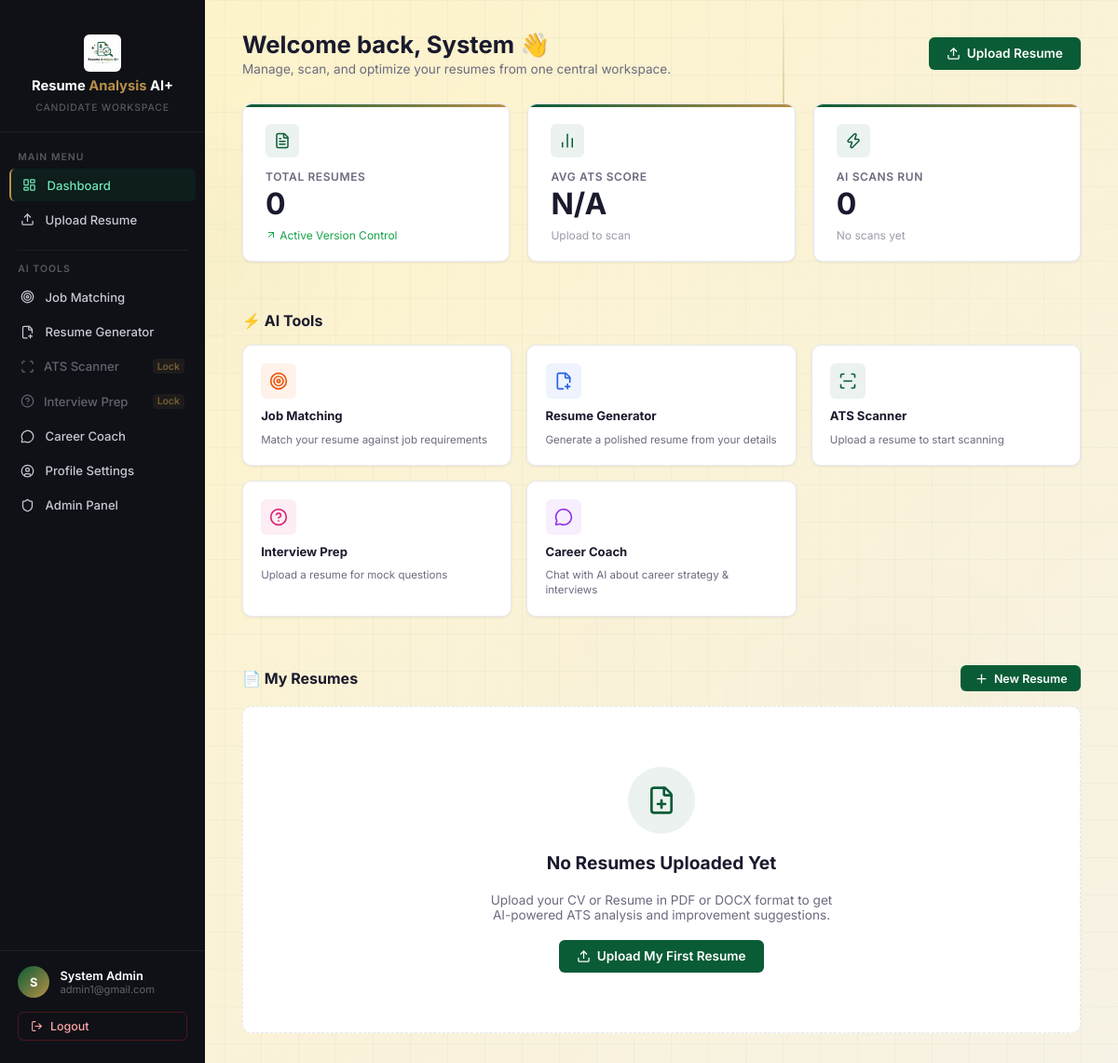
Page /dashboard/ (signed in) on the committed database.
### accounts/models.py (models this page shows, shortened)
class CustomUser(AbstractUser):
    username = None
    email = models.EmailField(_('email address'), unique=True)
    profile_image = models.ImageField(upload_to='profile_images/', null=True, blank=True)
    USERNAME_FIELD = 'email'
    REQUIRED_FIELDS = []
    objects = CustomUserManager()

### accounts/views.py (the view)
# urls.py: path('dashboard/', views.dashboard, name='dashboard'),
@login_required
def dashboard(request):
    from ai_engine.models import ATSFeedback
    from django.db.models import Avg
    resumes = Resume.objects.filter(user=request.user)
    avg_data = ATSFeedback.objects.filter(resume__user=request.user).aggregate(avg=Avg('score'))
    avg_ats  = avg_data['avg']
    avg_ats_score = f"{round(avg_ats)}%" if avg_ats else "N/A"
    total_scans = ATSFeedback.objects.filter(resume__user=request.user).count()
    context = {
        'resumes':        resumes,
        'avg_ats_score':  avg_ats_score,
        'total_scans':    total_scans,
    }
    return render(request, 'dashboard.html', context)

### accounts/context_processors.py (called while the page is built)
def maintenance_mode_status(request):
    return {
        'maintenance_mode': cache.get('admin_maintenance_mode', False)
    }

### templates/dashboard.html (shortened to what this page needs)
{% extends 'base_dashboard.html' %}
{% load static %}
{% block nav_dashboard %}active{% endblock %}
{% block content %}
    <div class="page-header">
        <div>
            <h1>Welcome back, {{ user.first_name|default:"Candidate" }} 👋</h1>
            <p>Manage, scan, and optimize your resumes from one central workspace.</p>
        </div>
        <a href="{% url 'upload_resume' %}" class="btn-upload">
            <i data-lucide="upload"></i> Upload Resume
        </a>
    </div>
    <div class="stats-row">
        <div class="stat-card">
            <div class="stat-icon icon-green"><i data-lucide="file-text"></i></div>
            <div class="label">Total Resumes</div>
            <div class="value">{{ resumes|length|default:"0" }}</div>
            <div class="trend">
                <i data-lucide="arrow-up-right"></i> Active Version Control
            </div>
        </div>
        <div class="stat-card">
            <div class="stat-icon icon-gold"><i data-lucide="bar-chart-2"></i></div>
            <div class="label">Avg ATS Score</div>
            <div class="value">{% if resumes %}{{ avg_ats_score|default:"–" }}{% else %}N/A{% endif %}</div>
            <div class="trend {% if not resumes %}neutral{% endif %}">
                {% if resumes %}<i data-lucide="trending-up"></i> Keyword Compliant{% else %}Upload to scan{% endif %}
            </div>
        </div>
        <div class="stat-card">
            <div class="stat-icon icon-blue"><i data-lucide="zap"></i></div>
            <div class="label">AI Scans Run</div>
            <div class="value">{{ total_scans|default:"0" }}</div>
            <div class="trend {% if not total_scans %}neutral{% endif %}">
                {% if total_scans %}<i data-lucide="activity"></i> Total operations{% else %}No scans yet{% endif %}
            </div>
        </div>
    </div>
    <div>
        <div class="section-header">
            <h2>⚡ AI Tools</h2>
        </div>
        <div class="tools-grid">
            <a href="{% url 'job_matching' %}" class="tool-card">
                <div class="tool-icon icon-orange"><i data-lucide="target"></i></div>
                <div class="tool-name">Job Matching</div>
                <div class="tool-desc">Match your resume against job requirements</div>
            </a>
            <a href="{% url 'resume_generator' %}" class="tool-card">
                <div class="tool-icon icon-blue"><i data-lucide="file-plus-2"></i></div>
                <div class="tool-name">Resume Generator</div>
                <div class="tool-desc">Generate a polished resume from your details</div>
            </a>
            {% for resume in resumes|slice:":1" %}
            <a href="{% url 'ats_scan' resume.pk %}" class="tool-card">
                <div class="tool-icon icon-green"><i data-lucide="scan-line"></i></div>
                <div class="tool-name">ATS Scanner</div>
                <div class="tool-desc">Check keyword match against any job description</div>
            </a>
            <a href="{% url 'interview_prep' resume.pk %}" class="tool-card">
                <div class="tool-icon icon-pink"><i data-lucide="help-circle"></i></div>
                <div class="tool-name">Interview Prep</div>
                <div class="tool-desc">Prepare for interviews with AI-tailored questions</div>
            </a>
            {% empty %}
            <a href="{% url 'upload_resume' %}" class="tool-card">
                <div class="tool-icon icon-green"><i data-lucide="scan-line"></i></div>
                <div class="tool-name">ATS Scanner</div>
                <div class="tool-desc">Upload a resume to start scanning</div>
            </a>
            <a href="{% url 'upload_resume' %}" class="tool-card">
                <div class="tool-icon icon-pink"><i data-lucide="help-circle"></i></div>
                <div class="tool-name">Interview Prep</div>
                <div class="tool-desc">Upload a resume for mock questions</div>
            </a>
            {% endfor %}
            <a href="{% url 'career_coach' %}" class="tool-card">
                <div class="tool-icon icon-purple"><i data-lucide="message-circle"></i></div>
                <div class="tool-name">Career Coach</div>
                <div class="tool-desc">Chat with AI about career strategy & interviews</div>
            </a>
        </div>
    </div>
    <div>
        <div class="section-header">
            <h2>📄 My Resumes</h2>
            <a href="{% url 'upload_resume' %}" class="btn-upload" style="padding:0.4rem 0.9rem; font-size:0.78rem;">
                <i data-lucide="plus"></i> New Resume
            </a>
        </div>
        {% if resumes %}
        <div class="resume-grid">
            {% for resume in resumes %}
            <div class="resume-card">
                <div class="resume-card-top">
                    <div class="resume-file-icon"><i data-lucide="file-text"></i></div>
                    <div style="flex:1;">
                        <div class="resume-title">{{ resume.title }}</div>
                        <div class="resume-meta">
                            <i data-lucide="clock"></i> Updated {{ resume.updated_at|timesince }} ago
                        </div>
                        <div style="margin-top:0.4rem;">
                            <span class="version-badge">
                                <i data-lucide="layers" style="width:10px;height:10px;"></i> v{{ resume.current_version }}
                            </span>
                        </div>
                    </div>
                    <div class="ats-score-badge">
                        {{ resume.ats_score|default:"–" }}
                        <span class="ats-label">ATS</span>
                    </div>
                </div>
                <div class="resume-card-footer">
                    <a href="{% url 'resume_detail' resume.pk %}" class="btn-sm btn-outline">
                        <i data-lucide="eye"></i> View
                    </a>
                    <a href="{% url 'ats_scan' resume.pk %}" class="btn-sm btn-primary-sm">
                        <i data-lucide="scan-line"></i> ATS Scan
                    </a>
                    <a href="{% url 'job_matching' %}" class="btn-sm btn-outline">
                        <i data-lucide="target"></i> Match Job
                    </a>
                </div>
            </div>
            {% endfor %}
        </div>
        {% else %}
        <div class="empty-state">
            <div class="empty-icon"><i data-lucide="file-plus"></i></div>
            <h3>No Resumes Uploaded Yet</h3>
            <p>Upload your CV or Resume in PDF or DOCX format to get AI-powered ATS analysis and improvement suggestions.</p>
            <a href="{% url 'upload_resume' %}" class="btn-upload">
                <i data-lucide="upload"></i> Upload My First Resume
            </a>
        </div>
        {% endif %}
    </div>
{% endblock %}

### templates/base_dashboard.html (shortened to what this page needs)
{% load static %}
<!doctype html>
<html lang="en">
  <head>
  </head>
  <body>
    {% include 'background_animation.html' %}
    <aside class="sidebar" id="sidebar">
      <div
        class="sidebar-brand"
        style="
          display: flex;
          flex-direction: column;
          align-items: center;
          text-align: center;
          gap: 0.4rem;
          padding: 0.8rem 1.2rem 1.2rem;
        "
      >
        <a
          href="{% url 'dashboard' %}"
          style="
            display: flex;
            flex-direction: column;
            align-items: center;
            gap: 0.4rem;
            text-decoration: none;
          "
        >
          <img
            src="{% static 'logo.png' %}"
            alt="Logo"
            style="max-height: 40px; width: auto; border-radius: 6px"
          />
          <span style="font-size: 0.92rem; font-weight: 700; color: #fff"
            >Resume
            <span style="color: var(--secondary)">Analysis</span> AI+</span
          >
        </a>
        <p
          class="sub"
          style="
            margin-top: 0.1rem;
            font-size: 0.65rem;
            color: rgba(255, 255, 255, 0.3);
            text-transform: uppercase;
            letter-spacing: 0.08em;
            font-weight: 500;
          "
        >
          Candidate Workspace
        </p>
      </div>
      <p class="sidebar-section-label">Main Menu</p>
      <ul class="sidebar-nav">
        <li>
          <a
            href="{% url 'dashboard' %}"
            class="{% block nav_dashboard %}{% endblock %}"
          >
            <i data-lucide="layout-dashboard"></i> Dashboard
          </a>
        </li>
        <li>
          <a
            href="{% url 'upload_resume' %}"
            class="{% block nav_upload %}{% endblock %}"
          >
            <i data-lucide="upload"></i> Upload Resume
          </a>
        </li>
      </ul>
      <div class="sidebar-divider"></div>
      <p class="sidebar-section-label">AI Tools</p>
      <ul class="sidebar-nav">
        <li>
          <a
            href="{% url 'job_matching' %}"
            class="{% block nav_job_matching %}{% endblock %}"
          >
            <i data-lucide="target"></i> Job Matching
          </a>
        </li>
        <li>
          <a
            href="{% url 'resume_generator' %}"
            class="{% block nav_resume_generator %}{% endblock %}"
          >
            <i data-lucide="file-plus-2"></i> Resume Generator
          </a>
        </li>
        {% with latest_resume=request.user.resumes.first %} {% if latest_resume %}
        <li>
          <a
            href="{% url 'ats_scan' latest_resume.id %}"
            class="{% block nav_ats_scan %}{% endblock %}"
          >
            <i data-lucide="scan"></i> ATS Scanner
          </a>
        </li>
        <li>
          <a
            href="{% url 'interview_prep' latest_resume.id %}"
            class="{% block nav_interview_prep %}{% endblock %}"
          >
            <i data-lucide="help-circle"></i> Interview Prep
          </a>
        </li>
        {% else %}
        <li>
          <a
            href="{% url 'upload_resume' %}"
            class="disabled-link"
            title="Upload a resume first to scan"
            style="
              opacity: 0.6;
              display: flex;
              align-items: center;
              gap: 0.6rem;
              padding: 0.6rem 0.8rem;
              border-radius: var(--radius-sm);
              font-size: 0.82rem;
              color: var(--text-muted);
              text-decoration: none;
            "
          >
            <i data-lucide="scan"></i> ATS Scanner
            <span
              style="
                font-size: 0.65rem;
                background: rgba(184, 144, 71, 0.15);
                color: var(--secondary);
                padding: 0.1rem 0.3rem;
                border-radius: 4px;
                margin-left: auto;
                font-weight: 600;
              "
              >Lock</span
            >
          </a>
        </li>
        <li>
          <a
            href="{% url 'upload_resume' %}"
            class="disabled-link"
            title="Upload a resume first for interview prep"
            style="
              opacity: 0.6;
              display: flex;
              align-items: center;
              gap: 0.6rem;
              padding: 0.6rem 0.8rem;
              border-radius: var(--radius-sm);
              font-size: 0.82rem;
              color: var(--text-muted);
              text-decoration: none;
            "
          >
            <i data-lucide="help-circle"></i> Interview Prep
            <span
              style="
                font-size: 0.65rem;
                background: rgba(184, 144, 71, 0.15);
                color: var(--secondary);
                padding: 0.1rem 0.3rem;
                border-radius: 4px;
                margin-left: auto;
                font-weight: 600;
              "
              >Lock</span
            >
          </a>
        </li>
        {% endif %} {% endwith %}
        <li>
          <a
            href="{% url 'career_coach' %}"
            class="{% block nav_career_coach %}{% endblock %}"
          >
            <i data-lucide="message-circle"></i> Career Coach
          </a>
        </li>
        <li>
          <a
            href="{% url 'profile_edit' %}"
            class="{% block nav_profile %}{% endblock %}"
          >
            <i data-lucide="user-circle"></i> Profile Settings
          </a>
        </li>
        {% if request.user.is_staff %}
        <li>
          <a
            href="{% url 'admin_dashboard' %}"
            class="{% block nav_admin %}{% endblock %}"
          >
            <i data-lucide="shield"></i> Admin Panel
          </a>
        </li>
        {% endif %}
      </ul>
      <div class="sidebar-bottom">
        <div class="sidebar-user">
          <div class="avatar">
            {% if user.profile_image %}
            <img src="{{ user.profile_image.url }}" alt="avatar" />
            {% else %} {{ user.first_name|slice:":1" }}{% if not user.first_name %}U{% endif %} {% endif %}
          </div>
          <div>
            <div class="name">
              {{ user.first_name|default:"User" }} {{ user.last_name }}
            </div>
            <div class="email">{{ user.email }}</div>
          </div>
        </div>
        <form action="{% url 'logout' %}" method="post" style="margin: 0">
          <button type="submit" class="sidebar-action-btn danger">
            <i data-lucide="log-out"></i> Logout
          </button>
        </form>
      </div>
    </aside>
    <main class="main">
      <div class="main-inner">
         {% block content %}{% endblock %}
      </div>
    </main>
  </body>
</html>

### templates/background_animation.html (style rules this page uses)
body { background-color: transparent !important; }

### rows in the picture
CustomUser: first_name "S", first_name "System", last_name "Admin", email "admin1@gmail.com"

### other values in the picture
{{ resumes|length|default:"0" }} "0"
{{ total_scans|default:"0" }} "0"
